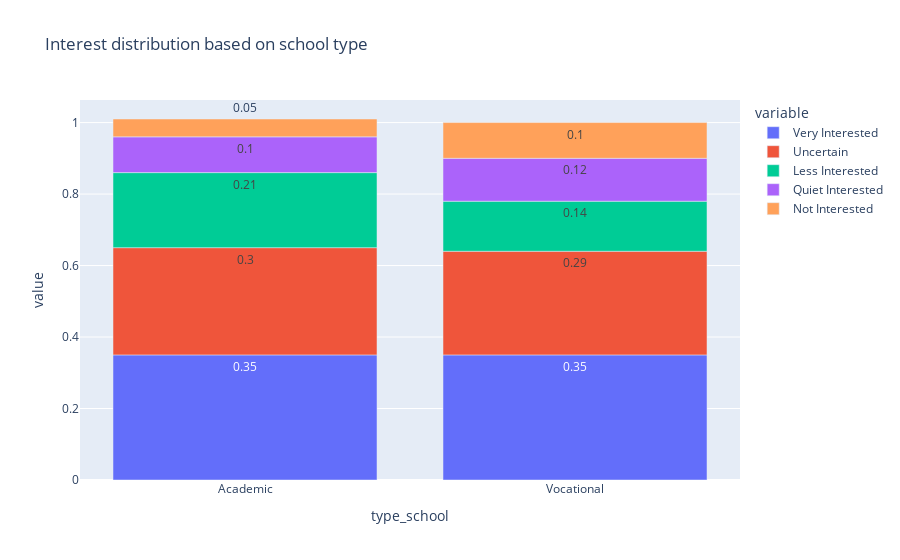

Here is the notebook cell this chart was saved with:
### Markdown cell above
First off we explore the interest of the students vased on the type of school they attend to. The distribution seems to be pretty similar. The students that follow the academic path tend to have slightly more interest than the ones attending a vocational type of school.

### Code cell
x=df['interest'].value_counts(normalize=True)
men_row=df[df['type_school'] == 'Academic']['interest'].value_counts(normalize=True)
female_row=df[df['type_school'] == 'Vocational']['interest'].value_counts(normalize=True)
columns=[]
row_academic=[]
row_vocational=[]
for i in x.keys():
    columns.append(i)
for i in men_row:
    row_academic.append(round(i, 2))
for i in female_row:
    row_vocational.append(round(i, 2))

dataff=pd.DataFrame(list(zip(row_academic,row_vocational))).T
dataff.columns=columns
dataff['type_school']=['Academic','Vocational']

fig = px.bar(dataff, x="type_school", y=columns, text_auto=True, 
             title="Interest distribution based on school type")
fig.show()

### Figure 1 — Plotly figure (JSON) as saved in the notebook; plotly's stock layout.template omitted (floating-point values rounded to 4 significant figures)
{"data": [{"alignmentgroup": "True", "hovertemplate": "variable=Very Interested<br>type_school=%{x}<br>value=%{y}<extra></extra>", "legendgroup": "Very Interested", "marker": {"color": "#636efa", "pattern": {"shape": ""}}, "name": "Very Interested", "offsetgroup": "Very Interested", "orientation": "v", "showlegend": true, "textposition": "auto", "texttemplate": "%{y}", "type": "bar", "x": ["Academic", "Vocational"], "xaxis": "x", "y": [0.35, 0.35], "yaxis": "y"}, {"alignmentgroup": "True", "hovertemplate": "variable=Uncertain<br>type_school=%{x}<br>value=%{y}<extra></extra>", "legendgroup": "Uncertain", "marker": {"color": "#EF553B", "pattern": {"shape": ""}}, "name": "Uncertain", "offsetgroup": "Uncertain", "orientation": "v", "showlegend": true, "textposition": "auto", "texttemplate": "%{y}", "type": "bar", "x": ["Academic", "Vocational"], "xaxis": "x", "y": [0.3, 0.29], "yaxis": "y"}, {"alignmentgroup": "True", "hovertemplate": "variable=Less Interested<br>type_school=%{x}<br>value=%{y}<extra></extra>", "legendgroup": "Less Interested", "marker": {"color": "#00cc96", "pattern": {"shape": ""}}, "name": "Less Interested", "offsetgroup": "Less Interested", "orientation": "v", "showlegend": true, "textposition": "auto", "texttemplate": "%{y}", "type": "bar", "x": ["Academic", "Vocational"], "xaxis": "x", "y": [0.21, 0.14], "yaxis": "y"}, {"alignmentgroup": "True", "hovertemplate": "variable=Quiet Interested<br>type_school=%{x}<br>value=%{y}<extra></extra>", "legendgroup": "Quiet Interested", "marker": {"color": "#ab63fa", "pattern": {"shape": ""}}, "name": "Quiet Interested", "offsetgroup": "Quiet Interested", "orientation": "v", "showlegend": true, "textposition": "auto", "texttemplate": "%{y}", "type": "bar", "x": ["Academic", "Vocational"], "xaxis": "x", "y": [0.1, 0.12], "yaxis": "y"}, {"alignmentgroup": "True", "hovertemplate": "variable=Not Interested<br>type_school=%{x}<br>value=%{y}<extra></extra>", "legendgroup": "Not Interested", "marker": {"color": "#FFA15A", "pattern": {"shape": ""}}, "name": "Not Interested", "offsetgroup": "Not Interested", "orientation": "v", "showlegend": true, "textposition": "auto", "texttemplate": "%{y}", "type": "bar", "x": ["Academic", "Vocational"], "xaxis": "x", "y": [0.05, 0.1], "yaxis": "y"}], "layout": {"barmode": "relative", "legend": {"title": {"text": "variable"}, "tracegroupgap": 0}, "title": {"text": "Interest distribution based on school type"}, "xaxis": {"anchor": "y", "domain": [0, 1], "title": {"text": "type_school"}}, "yaxis": {"anchor": "x", "domain": [0, 1], "title": {"text": "value"}}}}
